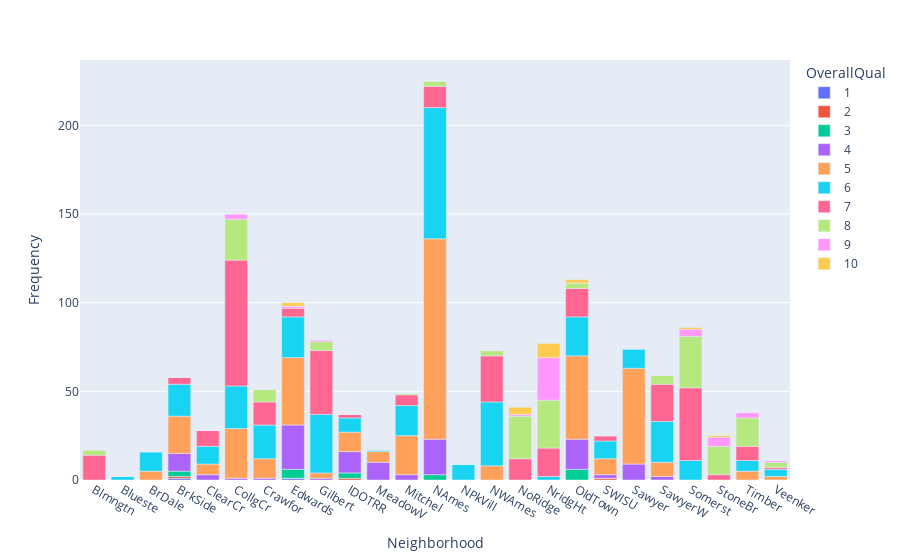

The notebook cell this image was saved under:
### Code cell
fig = px.bar(ct,color='OverallQual',labels={'value':'Frequency'})
fig.show()

### Figure 1 — Plotly figure (JSON) as saved in the notebook; plotly's stock layout.template omitted (floating-point values rounded to 4 significant figures)
{"data": [{"alignmentgroup": "True", "hovertemplate": "OverallQual=1<br>Neighborhood=%{x}<br>Frequency=%{y}<extra></extra>", "legendgroup": "1", "marker": {"color": "#636efa", "pattern": {"shape": ""}}, "name": "1", "offsetgroup": "1", "orientation": "v", "showlegend": true, "textposition": "auto", "type": "bar", "x": ["Blmngtn", "Blueste", "BrDale", "BrkSide", "ClearCr", "CollgCr", "Crawfor", "Edwards", "Gilbert", "IDOTRR", "MeadowV", "Mitchel", "NAmes", "NPkVill", "NWAmes", "NoRidge", "NridgHt", "OldTown", "SWISU", "Sawyer", "SawyerW", "Somerst", "StoneBr", "Timber", "Veenker"], "xaxis": "x", "y": [0, 0, 0, 1, 0, 0, 0, 1, 0, 0, 0, 0, 0, 0, 0, 0, 0, 0, 0, 0, 0, 0, 0, 0, 0], "yaxis": "y"}, {"alignmentgroup": "True", "hovertemplate": "OverallQual=2<br>Neighborhood=%{x}<br>Frequency=%{y}<extra></extra>", "legendgroup": "2", "marker": {"color": "#EF553B", "pattern": {"shape": ""}}, "name": "2", "offsetgroup": "2", "orientation": "v", "showlegend": true, "textposition": "auto", "type": "bar", "x": ["Blmngtn", "Blueste", "BrDale", "BrkSide", "ClearCr", "CollgCr", "Crawfor", "Edwards", "Gilbert", "IDOTRR", "MeadowV", "Mitchel", "NAmes", "NPkVill", "NWAmes", "NoRidge", "NridgHt", "OldTown", "SWISU", "Sawyer", "SawyerW", "Somerst", "StoneBr", "Timber", "Veenker"], "xaxis": "x", "y": [0, 0, 0, 1, 0, 0, 0, 0, 0, 1, 0, 0, 0, 0, 0, 0, 0, 0, 1, 0, 0, 0, 0, 0, 0], "yaxis": "y"}, {"alignmentgroup": "True", "hovertemplate": "OverallQual=3<br>Neighborhood=%{x}<br>Frequency=%{y}<extra></extra>", "legendgroup": "3", "marker": {"color": "#00cc96", "pattern": {"shape": ""}}, "name": "3", "offsetgroup": "3", "orientation": "v", "showlegend": true, "textposition": "auto", "type": "bar", "x": ["Blmngtn", "Blueste", "BrDale", "BrkSide", "ClearCr", "CollgCr", "Crawfor", "Edwards", "Gilbert", "IDOTRR", "MeadowV", "Mitchel", "NAmes", "NPkVill", "NWAmes", "NoRidge", "NridgHt", "OldTown", "SWISU", "Sawyer", "SawyerW", "Somerst", "StoneBr", "Timber", "Veenker"], "xaxis": "x", "y": [0, 0, 0, 3, 0, 0, 0, 5, 0, 3, 0, 0, 3, 0, 0, 0, 0, 6, 0, 0, 0, 0, 0, 0, 0], "yaxis": "y"}, {"alignmentgroup": "True", "hovertemplate": "OverallQual=4<br>Neighborhood=%{x}<br>Frequency=%{y}<extra></extra>", "legendgroup": "4", "marker": {"color": "#ab63fa", "pattern": {"shape": ""}}, "name": "4", "offsetgroup": "4", "orientation": "v", "showlegend": true, "textposition": "auto", "type": "bar", "x": ["Blmngtn", "Blueste", "BrDale", "BrkSide", "ClearCr", "CollgCr", "Crawfor", "Edwards", "Gilbert", "IDOTRR", "MeadowV", "Mitchel", "NAmes", "NPkVill", "NWAmes", "NoRidge", "NridgHt", "OldTown", "SWISU", "Sawyer", "SawyerW", "Somerst", "StoneBr", "Timber", "Veenker"], "xaxis": "x", "y": [0, 0, 0, 10, 3, 1, 1, 25, 1, 12, 10, 3, 20, 0, 0, 0, 0, 17, 2, 9, 2, 0, 0, 0, 0], "yaxis": "y"}, {"alignmentgroup": "True", "hovertemplate": "OverallQual=5<br>Neighborhood=%{x}<br>Frequency=%{y}<extra></extra>", "legendgroup": "5", "marker": {"color": "#FFA15A", "pattern": {"shape": ""}}, "name": "5", "offsetgroup": "5", "orientation": "v", "showlegend": true, "textposition": "auto", "type": "bar", "x": ["Blmngtn", "Blueste", "BrDale", "BrkSide", "ClearCr", "CollgCr", "Crawfor", "Edwards", "Gilbert", "IDOTRR", "MeadowV", "Mitchel", "NAmes", "NPkVill", "NWAmes", "NoRidge", "NridgHt", "OldTown", "SWISU", "Sawyer", "SawyerW", "Somerst", "StoneBr", "Timber", "Veenker"], "xaxis": "x", "y": [0, 0, 5, 21, 6, 28, 11, 38, 3, 11, 6, 22, 113, 0, 8, 0, 0, 47, 9, 54, 8, 0, 0, 5, 2], "yaxis": "y"}, {"alignmentgroup": "True", "hovertemplate": "OverallQual=6<br>Neighborhood=%{x}<br>Frequency=%{y}<extra></extra>", "legendgroup": "6", "marker": {"color": "#19d3f3", "pattern": {"shape": ""}}, "name": "6", "offsetgroup": "6", "orientation": "v", "showlegend": true, "textposition": "auto", "type": "bar", "x": ["Blmngtn", "Blueste", "BrDale", "BrkSide", "ClearCr", "CollgCr", "Crawfor", "Edwards", "Gilbert", "IDOTRR", "MeadowV", "Mitchel", "NAmes", "NPkVill", "NWAmes", "NoRidge", "NridgHt", "OldTown", "SWISU", "Sawyer", "SawyerW", "Somerst", "StoneBr", "Timber", "Veenker"], "xaxis": "x", "y": [0, 2, 11, 18, 10, 24, 19, 23, 33, 8, 1, 17, 74, 9, 36, 0, 2, 22, 10, 11, 23, 11, 0, 6, 4], "yaxis": "y"}, {"alignmentgroup": "True", "hovertemplate": "OverallQual=7<br>Neighborhood=%{x}<br>Frequency=%{y}<extra></extra>", "legendgroup": "7", "marker": {"color": "#FF6692", "pattern": {"shape": ""}}, "name": "7", "offsetgroup": "7", "orientation": "v", "showlegend": true, "textposition": "auto", "type": "bar", "x": ["Blmngtn", "Blueste", "BrDale", "BrkSide", "ClearCr", "CollgCr", "Crawfor", "Edwards", "Gilbert", "IDOTRR", "MeadowV", "Mitchel", "NAmes", "NPkVill", "NWAmes", "NoRidge", "NridgHt", "OldTown", "SWISU", "Sawyer", "SawyerW", "Somerst", "StoneBr", "Timber", "Veenker"], "xaxis": "x", "y": [14, 0, 0, 4, 9, 71, 13, 5, 36, 2, 0, 6, 12, 0, 26, 12, 16, 16, 3, 0, 21, 41, 3, 8, 1], "yaxis": "y"}, {"alignmentgroup": "True", "hovertemplate": "OverallQual=8<br>Neighborhood=%{x}<br>Frequency=%{y}<extra></extra>", "legendgroup": "8", "marker": {"color": "#B6E880", "pattern": {"shape": ""}}, "name": "8", "offsetgroup": "8", "orientation": "v", "showlegend": true, "textposition": "auto", "type": "bar", "x": ["Blmngtn", "Blueste", "BrDale", "BrkSide", "ClearCr", "CollgCr", "Crawfor", "Edwards", "Gilbert", "IDOTRR", "MeadowV", "Mitchel", "NAmes", "NPkVill", "NWAmes", "NoRidge", "NridgHt", "OldTown", "SWISU", "Sawyer", "SawyerW", "Somerst", "StoneBr", "Timber", "Veenker"], "xaxis": "x", "y": [3, 0, 0, 0, 0, 23, 7, 0, 5, 0, 0, 1, 3, 0, 3, 24, 27, 3, 0, 0, 5, 29, 16, 16, 3], "yaxis": "y"}, {"alignmentgroup": "True", "hovertemplate": "OverallQual=9<br>Neighborhood=%{x}<br>Frequency=%{y}<extra></extra>", "legendgroup": "9", "marker": {"color": "#FF97FF", "pattern": {"shape": ""}}, "name": "9", "offsetgroup": "9", "orientation": "v", "showlegend": true, "textposition": "auto", "type": "bar", "x": ["Blmngtn", "Blueste", "BrDale", "BrkSide", "ClearCr", "CollgCr", "Crawfor", "Edwards", "Gilbert", "IDOTRR", "MeadowV", "Mitchel", "NAmes", "NPkVill", "NWAmes", "NoRidge", "NridgHt", "OldTown", "SWISU", "Sawyer", "SawyerW", "Somerst", "StoneBr", "Timber", "Veenker"], "xaxis": "x", "y": [0, 0, 0, 0, 0, 3, 0, 1, 1, 0, 0, 0, 0, 0, 0, 1, 24, 0, 0, 0, 0, 4, 5, 3, 1], "yaxis": "y"}, {"alignmentgroup": "True", "hovertemplate": "OverallQual=10<br>Neighborhood=%{x}<br>Frequency=%{y}<extra></extra>", "legendgroup": "10", "marker": {"color": "#FECB52", "pattern": {"shape": ""}}, "name": "10", "offsetgroup": "10", "orientation": "v", "showlegend": true, "textposition": "auto", "type": "bar", "x": ["Blmngtn", "Blueste", "BrDale", "BrkSide", "ClearCr", "CollgCr", "Crawfor", "Edwards", "Gilbert", "IDOTRR", "MeadowV", "Mitchel", "NAmes", "NPkVill", "NWAmes", "NoRidge", "NridgHt", "OldTown", "SWISU", "Sawyer", "SawyerW", "Somerst", "StoneBr", "Timber", "Veenker"], "xaxis": "x", "y": [0, 0, 0, 0, 0, 0, 0, 2, 0, 0, 0, 0, 0, 0, 0, 4, 8, 2, 0, 0, 0, 1, 1, 0, 0], "yaxis": "y"}], "layout": {"barmode": "relative", "legend": {"title": {"text": "OverallQual"}, "tracegroupgap": 0}, "margin": {"t": 60}, "xaxis": {"anchor": "y", "domain": [0, 1], "title": {"text": "Neighborhood"}}, "yaxis": {"anchor": "x", "domain": [0, 1], "title": {"text": "Frequency"}}}}
